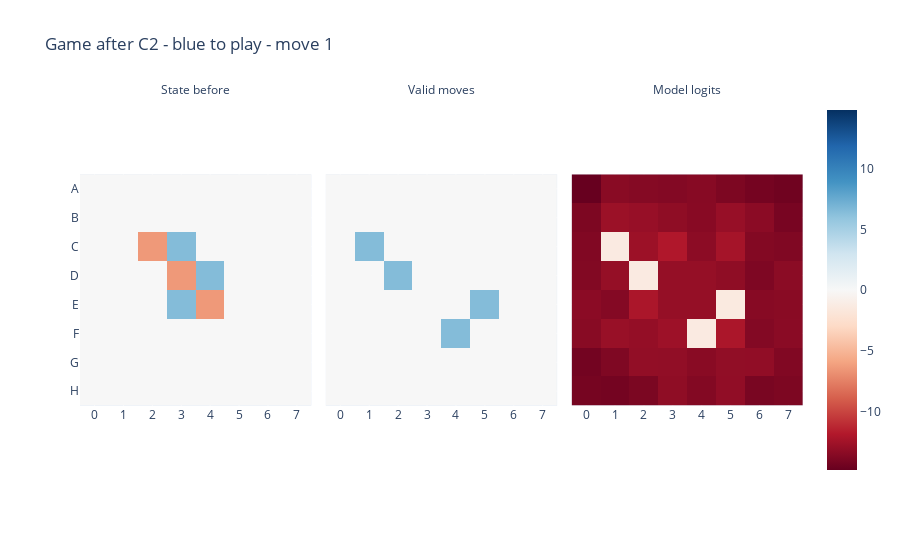
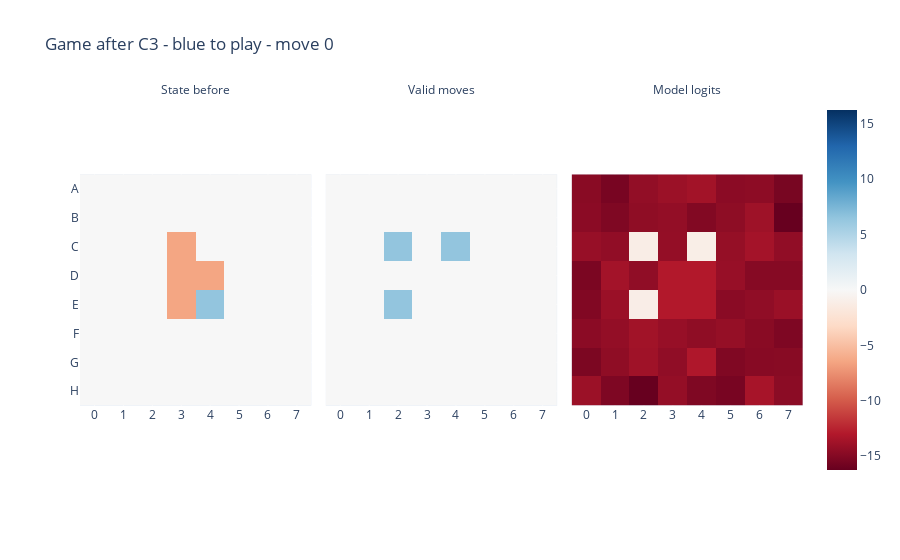

These figures' notebook cell, in order:
### Code cell
def explain_game(
    tokens: Int[Tensor, 'move'],
    model: HookedTransformer,
    move: int = None,
    # Extra args
    extra_boards: Optional[Dict[str, Tensor]] = None,
) -> None:
    if isinstance(tokens, list):
        tokens = t.tensor(tokens, dtype=t.long)
    if move is None:
        move = tokens.shape[0] - 1
    move = move % tokens.shape[0]
    if extra_boards is None:
        extra_boards = {}
        
    tokens = tokens[None, :move+1]
    board_indices = TOKENS_TO_BOARD[tokens]

    logits = model(tokens)

    scale = logits.abs().max() * 0.5
    predictions = logits_to_board(logits, 'log_prob')
    state = move_sequence_to_state(board_indices, 'mine-their') * scale
    valid = move_sequence_to_state(board_indices, mode="valid") * scale

    # Scale extra boards if they are boolean
    for k, v in extra_boards.items():
        if v.dtype == t.bool:
            extra_boards[k] = v * scale

    # Plotting
    boards = t.stack([
        state[0, -1],
        valid[0, -1],
        predictions[0, -1],
        *extra_boards.values(),
    ], dim=0)
    plot_square_as_board(
        boards,
        facet_col=0,
        facet_col_wrap=3 if len(boards) != 4 else 2,
        facet_labels=["State before", "Valid moves", "Model logits", *extra_boards.keys()],
        title=f"Game after {to_board_label(board_indices[0, -1].item())} - blue to play - move {move}",
    )


explain_game([20, 19], model)
explain_game(val_tokens[3], model, 0)

### Figure 1 — Plotly figure (JSON) as saved in the notebook; plotly's stock layout.template omitted (floating-point values rounded to 4 significant figures)
{"data": [{"coloraxis": "coloraxis", "hovertemplate": "x: %{x}<br>y: %{y}<br>color: %{z}<extra></extra>", "name": "0", "type": "heatmap", "x": ["0", "1", "2", "3", "4", "5", "6", "7"], "xaxis": "x", "y": ["A", "B", "C", "D", "E", "F", "G", "H"], "yaxis": "y", "z": [[0, 0, 0, 0, 0, 0, 0, 0], [0, 0, 0, 0, 0, 0, 0, 0], [0, 0, -6.452, 6.452, 0, 0, 0, 0], [0, 0, 0, -6.452, 6.452, 0, 0, 0], [0, 0, 0, 6.452, -6.452, 0, 0, 0], [0, 0, 0, 0, 0, 0, 0, 0], [0, 0, 0, 0, 0, 0, 0, 0], [0, 0, 0, 0, 0, 0, 0, 0]]}, {"coloraxis": "coloraxis", "hovertemplate": "x: %{x}<br>y: %{y}<br>color: %{z}<extra></extra>", "name": "1", "type": "heatmap", "x": ["0", "1", "2", "3", "4", "5", "6", "7"], "xaxis": "x2", "y": ["A", "B", "C", "D", "E", "F", "G", "H"], "yaxis": "y2", "z": [[0, 0, 0, 0, 0, 0, 0, 0], [0, 0, 0, 0, 0, 0, 0, 0], [0, 6.452, 0, 0, 0, 0, 0, 0], [0, 0, 6.452, 0, 0, 0, 0, 0], [0, 0, 0, 0, 0, 6.452, 0, 0], [0, 0, 0, 0, 6.452, 0, 0, 0], [0, 0, 0, 0, 0, 0, 0, 0], [0, 0, 0, 0, 0, 0, 0, 0]]}, {"coloraxis": "coloraxis", "hovertemplate": "x: %{x}<br>y: %{y}<br>color: %{z}<extra></extra>", "name": "2", "type": "heatmap", "x": ["0", "1", "2", "3", "4", "5", "6", "7"], "xaxis": "x3", "y": ["A", "B", "C", "D", "E", "F", "G", "H"], "yaxis": "y3", "z": [[-14.83, -13.49, -13.65, -13.71, -13.57, -13.97, -14.28, -14.47], [-13.97, -12.77, -12.94, -13.25, -13.54, -12.95, -13.43, -14.15], [-13.8, -1.388, -12.73, -11.96, -13.39, -12.37, -13.74, -13.83], [-13.78, -13.02, -1.377, -13, -13, -13.25, -13.92, -13.4], [-13.42, -13.67, -12.13, -13, -13, -1.407, -13.55, -13.49], [-13.53, -12.89, -13.05, -12.68, -1.374, -12.14, -13.72, -13.46], [-14.35, -13.88, -13.13, -13.15, -13.5, -13.16, -13.16, -13.8], [-14.24, -14.33, -14.03, -13.24, -13.74, -13.18, -14.11, -13.98]]}], "layout": {"annotations": [{"font": {}, "showarrow": false, "text": "State before", "x": 0.16, "xanchor": "center", "xref": "paper", "y": 1, "yanchor": "bottom", "yref": "paper"}, {"font": {}, "showarrow": false, "text": "Valid moves", "x": 0.5, "xanchor": "center", "xref": "paper", "y": 1, "yanchor": "bottom", "yref": "paper"}, {"font": {}, "showarrow": false, "text": "Model logits", "x": 0.84, "xanchor": "center", "xref": "paper", "y": 1, "yanchor": "bottom", "yref": "paper"}], "coloraxis": {"cmid": 0, "colorscale": [[0, "rgb(103,0,31)"], [0.1, "rgb(178,24,43)"], [0.2, "rgb(214,96,77)"], [0.3, "rgb(244,165,130)"], [0.4, "rgb(253,219,199)"], [0.5, "rgb(247,247,247)"], [0.6, "rgb(209,229,240)"], [0.7, "rgb(146,197,222)"], [0.8, "rgb(67,147,195)"], [0.9, "rgb(33,102,172)"], [1, "rgb(5,48,97)"]]}, "title": {"text": "Game after C2 - blue to play - move 1"}, "xaxis": {"anchor": "y", "constrain": "domain", "domain": [0, 0.32], "scaleanchor": "y"}, "xaxis2": {"anchor": "y2", "domain": [0.34, 0.66], "matches": "x"}, "xaxis3": {"anchor": "y3", "domain": [0.68, 1.0], "matches": "x"}, "yaxis": {"anchor": "x", "autorange": "reversed", "constrain": "domain", "domain": [0, 1]}, "yaxis2": {"anchor": "x2", "domain": [0, 1], "matches": "y", "showticklabels": false}, "yaxis3": {"anchor": "x3", "domain": [0, 1], "matches": "y", "showticklabels": false}}}

### Figure 2 — Plotly figure (JSON) as saved in the notebook; plotly's stock layout.template omitted (floating-point values rounded to 4 significant figures)
{"data": [{"coloraxis": "coloraxis", "hovertemplate": "x: %{x}<br>y: %{y}<br>color: %{z}<extra></extra>", "name": "0", "type": "heatmap", "x": ["0", "1", "2", "3", "4", "5", "6", "7"], "xaxis": "x", "y": ["A", "B", "C", "D", "E", "F", "G", "H"], "yaxis": "y", "z": [[0, 0, 0, 0, 0, 0, 0, 0], [0, 0, 0, 0, 0, 0, 0, 0], [0, 0, 0, -6.452, 0, 0, 0, 0], [0, 0, 0, -6.452, -6.452, 0, 0, 0], [0, 0, 0, -6.452, 6.452, 0, 0, 0], [0, 0, 0, 0, 0, 0, 0, 0], [0, 0, 0, 0, 0, 0, 0, 0], [0, 0, 0, 0, 0, 0, 0, 0]]}, {"coloraxis": "coloraxis", "hovertemplate": "x: %{x}<br>y: %{y}<br>color: %{z}<extra></extra>", "name": "1", "type": "heatmap", "x": ["0", "1", "2", "3", "4", "5", "6", "7"], "xaxis": "x2", "y": ["A", "B", "C", "D", "E", "F", "G", "H"], "yaxis": "y2", "z": [[0, 0, 0, 0, 0, 0, 0, 0], [0, 0, 0, 0, 0, 0, 0, 0], [0, 0, 6.452, 0, 6.452, 0, 0, 0], [0, 0, 0, 0, 0, 0, 0, 0], [0, 0, 6.452, 0, 0, 0, 0, 0], [0, 0, 0, 0, 0, 0, 0, 0], [0, 0, 0, 0, 0, 0, 0, 0], [0, 0, 0, 0, 0, 0, 0, 0]]}, {"coloraxis": "coloraxis", "hovertemplate": "x: %{x}<br>y: %{y}<br>color: %{z}<extra></extra>", "name": "2", "type": "heatmap", "x": ["0", "1", "2", "3", "4", "5", "6", "7"], "xaxis": "x3", "y": ["A", "B", "C", "D", "E", "F", "G", "H"], "yaxis": "y3", "z": [[-14.76, -15.5, -14.36, -14.0, -13.7, -14.69, -14.59, -15.49], [-14.68, -15.2, -14.51, -14.35, -15.05, -14.54, -13.86, -16.24], [-14.16, -14.42, -1.133, -14.28, -1.059, -14.25, -13.61, -14.44], [-15.36, -13.63, -14.45, -13, -13, -14.16, -14.9, -14.88], [-15.11, -14.02, -1.105, -13, -13, -14.72, -14.46, -14.03], [-14.69, -14.34, -13.73, -14.17, -14.5, -14.24, -14.75, -15.23], [-15.33, -14.49, -13.8, -14.46, -13.1, -15.15, -14.85, -14.8], [-13.97, -15.24, -16.24, -14.3, -15.19, -15.5, -13.47, -14.68]]}], "layout": {"annotations": [{"font": {}, "showarrow": false, "text": "State before", "x": 0.16, "xanchor": "center", "xref": "paper", "y": 1, "yanchor": "bottom", "yref": "paper"}, {"font": {}, "showarrow": false, "text": "Valid moves", "x": 0.5, "xanchor": "center", "xref": "paper", "y": 1, "yanchor": "bottom", "yref": "paper"}, {"font": {}, "showarrow": false, "text": "Model logits", "x": 0.84, "xanchor": "center", "xref": "paper", "y": 1, "yanchor": "bottom", "yref": "paper"}], "coloraxis": {"cmid": 0, "colorscale": [[0, "rgb(103,0,31)"], [0.1, "rgb(178,24,43)"], [0.2, "rgb(214,96,77)"], [0.3, "rgb(244,165,130)"], [0.4, "rgb(253,219,199)"], [0.5, "rgb(247,247,247)"], [0.6, "rgb(209,229,240)"], [0.7, "rgb(146,197,222)"], [0.8, "rgb(67,147,195)"], [0.9, "rgb(33,102,172)"], [1, "rgb(5,48,97)"]]}, "title": {"text": "Game after C3 - blue to play - move 0"}, "xaxis": {"anchor": "y", "constrain": "domain", "domain": [0, 0.32], "scaleanchor": "y"}, "xaxis2": {"anchor": "y2", "domain": [0.34, 0.66], "matches": "x"}, "xaxis3": {"anchor": "y3", "domain": [0.68, 1.0], "matches": "x"}, "yaxis": {"anchor": "x", "autorange": "reversed", "constrain": "domain", "domain": [0, 1]}, "yaxis2": {"anchor": "x2", "domain": [0, 1], "matches": "y", "showticklabels": false}, "yaxis3": {"anchor": "x3", "domain": [0, 1], "matches": "y", "showticklabels": false}}}
